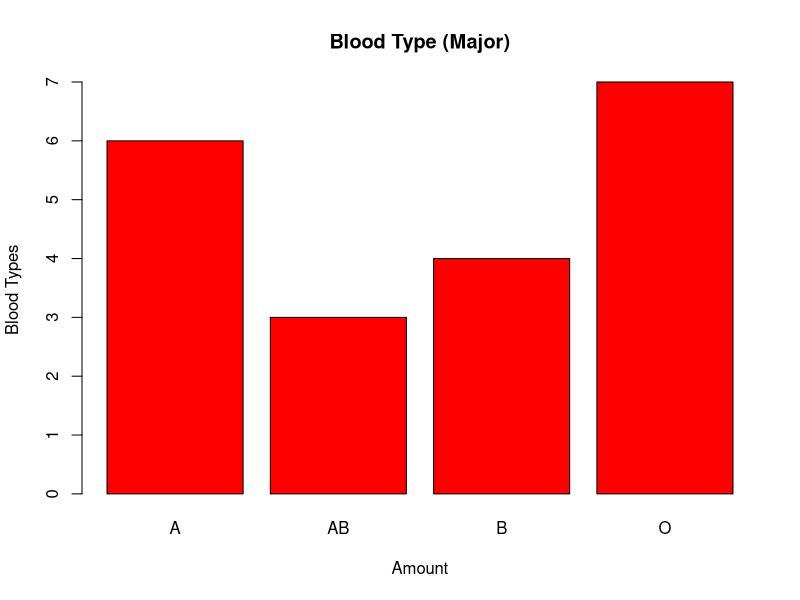

R code for this plot:
######################################
### Code for Bar graph & Pie chart ###
### Name: Robert Petro             ###
### Variable: Blood Type (Major)   ###
######################################

labels = c("A", "AB", "B", "O")
btype = c("A", "A", "B", "O", "O", "O", "AB", "A", "A", "O", "O", "AB", 
          "B","B", "A", "A", "O", "AB", "B", "O")
table(btype)
height = c(6,3,4,7)
barplot(height, names.arg = labels, xlab = "Amount", ylab = "Blood Types", col = "red", main = "Blood Type (Major)", border = "black")
